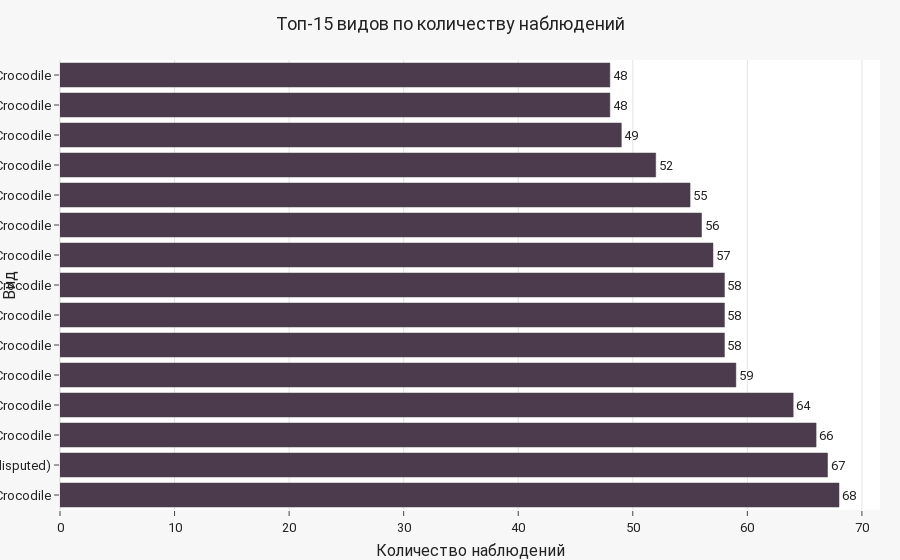

The code cell stored with this chart in its notebook:
### Markdown cell above
### Выводы распределениям

**Результаты:**
- Больше всего наблюдений за крокодилами, представляющими "наименьшее беспокойство", меньше всего - за "вызывающими угрозу" 
- Лучше всего удается наблюдать за взрослыми особями
- Примерно в трети случаев наблюдения не удается определить пол особи
- Наибольшее количество наблюдений сделано в Папуа Новой Гвинеи, Кубе и Филиппинах

### Code cell
species_counts = df['Common Name'].value_counts().head(15)
species_df = species_counts.reset_index()
species_df.columns = ["Вид", "Количество наблюдений"]
fig = px.bar(species_df, y="Вид", x="Количество наблюдений", orientation="h",
             title="Топ-15 видов по количеству наблюдений", text="Количество наблюдений")
fig.update_traces(marker_line_color="#444", marker_line_width=0.5, textposition="outside")
fig.update_layout(xaxis_title="Количество наблюдений", yaxis_title="Вид")
fig.show()

### Figure 1 — Plotly figure (JSON) as saved in the notebook; plotly's stock layout.template omitted (floating-point values rounded to 4 significant figures)
{"data": [{"hovertemplate": "Количество наблюдений=%{text}<br>Вид=%{y}<extra></extra>", "legendgroup": "", "marker": {"color": "#4C3B4D", "line": {"color": "#444", "width": 0.5}, "pattern": {"shape": ""}}, "name": "", "orientation": "h", "showlegend": false, "text": [68.0, 67.0, 66.0, 64.0, 59.0, 58.0, 58.0, 58.0, 57.0, 56.0, 55.0, 52.0, 49.0, 48.0, 48.0], "textposition": "outside", "type": "bar", "x": [68, 67, 66, 64, 59, 58, 58, 58, 57, 56, 55, 52, 49, 48, 48], "xaxis": "x", "y": ["New Guinea Crocodile", "Borneo Crocodile (disputed)", "American Crocodile", "Morelet's Crocodile", "Cuban Crocodile", "Orinoco Crocodile", "Philippine Crocodile", "Saltwater Crocodile", "West African Dwarf Crocodile", "Central African Slender-snouted Crocodile", "West African Slender-snouted Crocodile", "West African Crocodile", "Hall's New Guinea Crocodile", "Congo Dwarf Crocodile", "Nile Crocodile"], "yaxis": "y"}], "layout": {"barmode": "relative", "legend": {"tracegroupgap": 0}, "title": {"text": "Топ-15 видов по количеству наблюдений"}, "xaxis": {"anchor": "y", "domain": [0, 1], "title": {"text": "Количество наблюдений"}}, "yaxis": {"anchor": "x", "domain": [0, 1], "title": {"text": "Вид"}}}}
